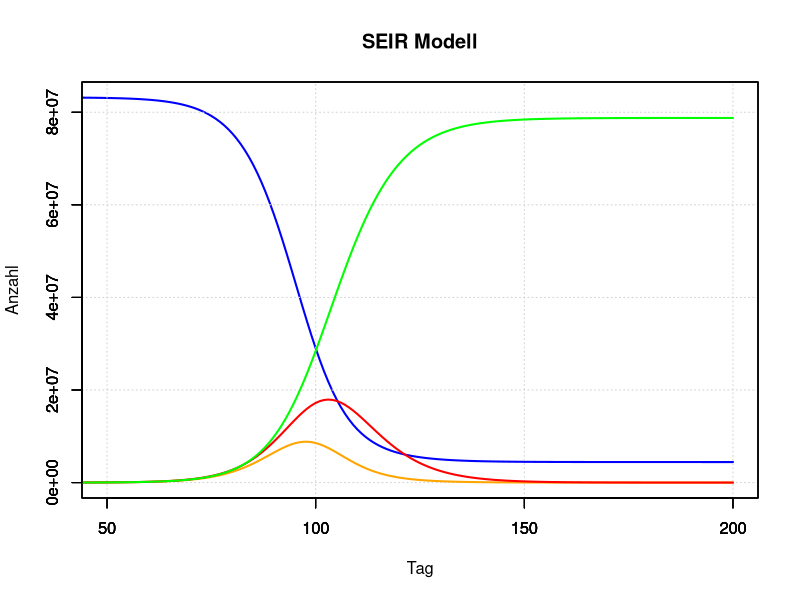

Reproduce this figure in R.
#!/usr/bin/env Rscript
#
#
# Script: SEIR.r
#
# Stand: 2020-10-21
# (c) 2020 by Thomas Arend, Rheinbach
# E-Mail: thomas@arend-rhb.de
#

MyScriptName <-"SEIR"


# Epidemiologie SEIR Modell

library(data.table)

setwd("~/git/R-Example")

pEI <- 1/3 # probability to get infectious after being expoesed
pIR <- 1/7 # probability to recover when infectious

Tn <- 200 # Number of iterations (days)

Population <- 83200000 # Population at start

R0 <- 3 * pIR # Reproduction value at start (persons / day)

png(filename="png/SEIR.png"
  , width = 1920
  , height = 1080
  )

options ( digits = 4 )

SEIR <- data.table(
    S = c( Population - 100 , rep(0,Tn-1))
  , E = c( 100 ,rep(0,Tn-1))
  , I = rep( 0 , Tn )
  , R = rep( 0 , Tn )
)

for  (i in 2:Tn) {
  
  SEIR$R[i] <- SEIR$R[i-1] + SEIR$I[i-1] * pIR
  
  SEIR$I[i] <- SEIR$I[i-1] * ( 1 - pIR ) + SEIR$E[i-1] * pEI 
  
  Infect <-  R0 * SEIR$S[i-1] / Population * SEIR$I[i-1]
  
  if (Infect > SEIR$S[i-1] ) { Infect = SEIR$S[i-1] }
  
  SEIR$E[i] <- SEIR$E[i-1] * ( 1 - pEI ) + Infect
  
  SEIR$S[i] <- SEIR$S[i-1] - Infect
  
}

plot( 1:Tn
     , SEIR$S
     , type="l"
     , lwd = 2
     , col = "blue"
     , xlab = "Tag"
     , ylab = "Anzahl"
     , xlim = c( 50, Tn)
     , ylim = c(0, Population)
     , main = "SEIR Modell"
)
grid()

par ( new = TRUE )

plot( 1:Tn 
     , SEIR$E
     , type="l"
     , lwd = 2
     , col = "orange"
     , xlab = ""
     , xlim = c( 50, Tn)
     , ylab = ""
     , ylim = c(0, Population)
)

par ( new = TRUE )

plot( 1:Tn 
     , SEIR$I
     , type="l"
     , lwd = 2
     , col = "red"
     , xlab = ""
     , xlim = c( 50, Tn)
     , ylab = ""
     , ylim = c(0, Population)
)

par ( new = TRUE )

plot(1:Tn 
     ,  SEIR$R
     , type="l"
     , lwd = 2
     , col = "green"
     , xlab = ""
     , xlim = c( 50, Tn)
     , ylab = ""
     , ylim = c(0, Population)
)
print (max(SEIR$I))

dev.off()